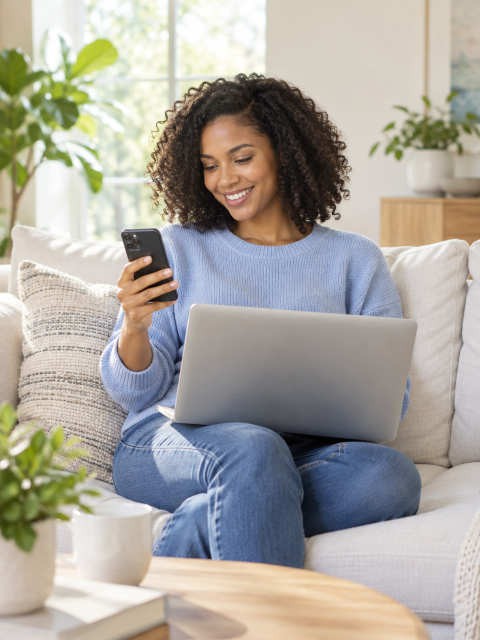
#> input picture clients/katapult/03-work/social/2026-11-organic/build/img/ai-laptop-woman-sofa-phone-01.jpg, 960 x 1280 px (shown at 1/2 size)
$ python -i build_templates.py   (imports and definitions only)
#> lines starting #> are read from the running program, lines starting #| are printed output that depends on the picture
"""Build the Katapult social templates (the Design System's Templates section) from the Figma source.

Source: Figma "Progressive Global - LAB", section "/templates - Katapult" (node 547:1042), 10 layouts x 4 ratios.
`figma/<slug>.jsx` is get_design_context output saved verbatim (assets in figma/assets/, Figma renders in figma/ref/).

Usage:
  python build_templates.py          -> html/<slug>.html (one standalone frame each, native size, for production
                                        and PNG export) + ds-templates-section.html (section#templates, injected
                                        into the Design System by inject_ds.py)
  python build_templates.py check    -> also renders every frame as Figma has it (Inter, original weights) next to
                                        the Figma render, into qa/<slug>.png, to check the rebuild by eye.

Type: the Figma frames use Inter as a stand-in because the Figma plugin cannot load Aktiv Grotesk. Every page here
renders in Aktiv Grotesk (the brand face, embedded from the Design System page) and can switch to Inter to compare
against Figma.
"""
from __future__ import annotations

import base64
import datetime as dt
import hashlib
import html
import io
import json
import re
import subprocess
import sys
from pathlib import Path

from PIL import Image

from tw2css import jsx_to_html

HERE = Path(__file__).resolve().parent
FIG = HERE / "figma"
OUT_HTML = HERE / "html"
SECTION_OUT = HERE / "ds-templates-section.html"
DS_FILE = HERE.parent / "katapult-social-system.html"
LOGO = HERE.parent / "identity" / "logo-katapuklt.svg"
FIGMA_URL = "https://www.figma.com/design/D8FpNuKI3uPGjCPqonIn3C/Progressive-Global---LAB?node-id=547-1042"
DS = "https://claude.ai/code/artifact/ee8bd24b-c2e4-4f39-b14b-4523c87c4704"
HUB = "https://claude.ai/code/artifact/2abbbef7-4ac3-4e9c-a431-7c37b8e05dcf"
LIB = "https://claude.ai/code/artifact/bc252c47-7c82-4376-ba50-383a10c1a576"
PDHUB = "https://claude.ai/code/artifact/91b3a212-4b8f-4cb4-ade3-0ae3b6122be6"
CHROME = [r"C:\Program Files\Google\Chrome\Application\chrome.exe",
          r"C:\Program Files (x86)\Google\Chrome\Application\chrome.exe"]

RATIOS = [("1x1", "1:1", 1200, 1200, "Feed square"), ("4x5", "4:5", 1080, 1350, "Feed portrait"),
          ("16x9", "16:9", 1920, 1080, "Landscape, video and display"), ("9x16", "9:16", 1080, 1920, "Stories and Reels")]
NODES = {
    "t01": ["547:1043", "547:1295", "547:1309", "547:1323"], "t02": ["547:1057", "547:1337", "547:1352", "547:1367"],
    "t03": ["547:1072", "547:1382", "547:1400", "547:1418"], "t04": ["547:1090", "547:1202", "547:1218", "547:1234"],
    "t05": ["547:1106", "547:1436", "547:1450", "547:1464"], "t06": ["547:1120", "547:1250", "547:1265", "547:1280"],
    "t07": ["547:1135", "547:1478", "547:1493", "547:1508"], "t08": ["547:1150", "547:1523", "547:1537", "547:1551"],
    "t09": ["547:1164", "547:1565", "547:1579", "547:1593"], "t10": ["547:1178", "547:1607", "547:1631", "547:1655"],
}
TEMPLATES = [
    ("t01", "full-image", "Full image",
     "A full-bleed lifestyle photo with a dark fade at the bottom. Headline, subline and CTA centered over the fade; disclaimer left and logo right in the footer.",
     "One strong lifestyle photo whose lower third is calm enough to carry white type.",
     "Lifestyle photo (full bleed, people as the focal point)"),
    ("t02", "split-panel-image", "Split panel, image",
     "Dark Blue panel with a stacked, left-aligned headline beside a photo panel. In 9:16 the panels stack, copy on top.",
     "A short, punchy three-beat headline and a lifestyle photo that works as a tall crop.",
     "Lifestyle photo (half frame)"),
    ("t03", "split-phone-hand", "Split, phone in hand",
     "Pink panel with a hand holding the Katapult app, overlapping a Dark Blue copy column with logo, centered headline, subline and CTA.",
     "App and how-it-works messages: download, apply, browse retailers.",
     "Hand holding a phone with the app screen"),
    ("t04", "product-row-3up", "Product row, 3-up",
     "Dark Blue with the Bounce arc. Logo, headline, subline and CTA top left; three product cutouts in a row below.",
     "Category or gear messages that show several products at once.",
     "Three product cutouts on transparent backgrounds"),
    ("t05", "hero-product-bleed-card", "Hero product, bleed",
     "Cream background, big Dark Blue headline across the top, one product bleeding off the bottom edge, subline and CTA beside it.",
     "One hero product and a warm, conversational headline.",
     "One large product cutout"),
    ("t06", "top-block-rounded-card", "Top block, photo card",
     "Pink background, centered logo, headline, subline and a Dark Blue CTA, over a rounded photo card.",
     "Home and lifestyle messages where the photo is the proof.",
     "Lifestyle photo (rounded card)"),
    ("t07", "top-block-product-circle", "Top block, product on circle",
     "Pink background, centered copy block, one product sitting on a soft Dark Blue to Pink circle.",
     "A single product launch or tech message.",
     "One product cutout"),
    ("t08", "typographic-statement", "Typographic statement",
     "Dark Blue, a four-line statement with the last line in Pink, subline and CTA; logo and disclaimer in the footer.",
     "Brand and manifesto messages with no product or photo.",
     "None, type only"),
    ("t09", "hero-photo-full-width", "Hero photo, full width",
     "Dark Blue top block with logo, headline (last word in Pink) and subline; photo across the bottom with the CTA over it.",
     "Lifestyle messages that need a big photo and a short headline.",
     "Lifestyle photo (bottom half)"),
    ("t10", "product-trio-circles", "Product trio, circles",
     "Dark Blue, centered headline and subline, three products on soft circles (center one larger), CTA below.",
     "Gear and category roundups with exactly three products.",
     "Three product cutouts"),
]


class Assets:
    """Dedupe assets by content and keep one compressed data URI per unique file."""

    def __init__(self):
        self.by_path: dict[str, str] = {}
        self.uri: dict[str, str] = {}

    # [17 lines left out: function __call__, not called in this run]


REGULAR = HERE / "fonts" / "aktiv-grotesk-400.woff"
# Headlines are set in Aktiv Grotesk Regular (decision 2026-10-13). In this Figma set the only Bold/SemiBold
# text is the headline, so every 600/700 weight becomes 400.
HEADLINE_WEIGHT = "400"


# [15 lines left out: functions regular_face, fonts, not called in this run]


def regular_headlines(body: str) -> str:
    return re.sub(r"font-weight:(600|700)", "font-weight:" + HEADLINE_WEIGHT, body)


INTER = '<link rel="stylesheet" href="https://fonts.googleapis.com/css2?family=Inter:wght@400;500;600;700&display=swap">'
FRAME_CSS = """
.art{position:relative;overflow:hidden;--kfont:"Aktiv Grotesk","Inter","Helvetica Neue",Arial,sans-serif;font-family:var(--kfont)}
.art p{margin:0}
.art[data-font="inter"],[data-font="inter"] .art{--kfont:"Inter","Helvetica Neue",Arial,sans-serif}
"""

BTN_JS = """function fitButtons(root){(root||document).querySelectorAll('[data-name="Button"]').forEach(b=>{
if(b.dataset.t===undefined){b.dataset.t=b.style.top||'';b.dataset.l=b.style.left||'';}
b.style.zoom=1;const z=446/b.offsetWidth;b.style.zoom=z;
if(b.style.position==='absolute'){['t','l'].forEach(k=>{const v=b.dataset[k],p=k==='t'?'top':'left';
if(/^-?[\\d.]+px$/.test(v))b.style[p]=(parseFloat(v)/z)+'px';});}});}
document.fonts.ready.then(()=>fitButtons());fitButtons();"""


# [35 lines left out: functions standalone, build, not called in this run]


def qa(data) -> None:
    """Figma render next to the frame as Figma has it (Inter, original weights): checks the rebuild itself."""
    chrome = next(c for c in CHROME if Path(c).exists())
    qdir = HERE / "qa"
    qdir.mkdir(exist_ok=True)
    for t in data:
        for f in t["frames"]:
            shot = qdir / f"{f['slug']}-html.png"
            page = OUT_HTML / f"_figma-{f['slug']}.html"
            subprocess.run([chrome, "--headless=new", "--disable-gpu", "--hide-scrollbars", "--force-device-scale-factor=1",
                            f"--window-size={f['w']},{f['h']}", "--virtual-time-budget=5000",
                            f"--screenshot={shot}", page.as_uri() + "#inter"], capture_output=True, timeout=120)
            page.unlink()
            ref = Image.open(FIG / "ref" / f"{f['slug']}.png").convert("RGB")
            got = Image.open(shot).convert("RGB")
            hh = 900
            ref = ref.resize((round(ref.width * hh / ref.height), hh))
            got = got.resize((round(got.width * hh / got.height), hh))
            sheet = Image.new("RGB", (ref.width + got.width + 20, hh), "white")
            sheet.paste(ref, (0, 0))
            sheet.paste(got, (ref.width + 20, 0))
            sheet.save(qdir / f"{f['slug']}.png")
            shot.unlink()
    print("qa sheets in", qdir)


# [21 lines left out: function render_section, not called in this run]


SECTION = r"""<section class="block" id="templates">
__INTER__
<style>
__REGULAR__
/* Social templates: ten layouts x four ratios, rebuilt from Figma 547:1042. Scoped to #templates. */
#templates .kt-index{display:flex;flex-wrap:wrap;gap:6px 16px;font-size:14px}
#templates .kt-index a{text-decoration:none;border-bottom:1px solid var(--rule);padding-bottom:1px}
#templates .kt-index a:hover{border-color:var(--accent)}
#templates .kt-index b,#templates .kt-num{color:var(--accent);font-weight:700}
#templates .kt-bar{position:sticky;top:env(safe-area-inset-top,0px);z-index:4;background:var(--bg);display:flex;flex-wrap:wrap;gap:8px 18px;align-items:center;padding-block:10px;border-block:1px solid var(--rule)}
#templates .kt-row{display:flex;flex-wrap:wrap;gap:6px;align-items:center}
#templates .kt-chip{font:500 13px/1 var(--font-brand);border:1px solid var(--rule-strong);background:var(--panel);color:var(--ink);border-radius:999px;padding:7px 12px;cursor:pointer}
#templates .kt-chip:hover{border-color:var(--accent)}
#templates .kt-chip[aria-pressed="true"]{background:var(--ink);border-color:var(--ink);color:var(--bg)}
#templates .kt-spec{display:grid;grid-template-columns:minmax(0,1.3fr) minmax(0,1fr);gap:8px 32px;font-size:15px;color:var(--ink-2)}
#templates .kt-spec p{margin:0}
#templates .kt-spec dl{display:grid;grid-template-columns:auto 1fr;gap:4px 14px;margin:0}
#templates .kt-spec dt{font-size:11px;font-weight:700;letter-spacing:.08em;text-transform:uppercase;line-height:2}
#templates .kt-spec dd{margin:0;color:var(--ink)}
#templates .kt-frames{display:grid;gap:18px;grid-template-columns:1fr 0.8fr 1.78fr 0.5625fr;align-items:end}
#templates .kt-fr{margin:0;display:grid;gap:8px;min-width:0}
#templates .kt-stage{width:100%;max-width:100%;background:var(--code-bg);position:relative;overflow:hidden;border-radius:2px}
#templates .kt-stage .art{position:absolute;left:0;top:0;transform-origin:0 0}
#templates figcaption{display:flex;flex-wrap:wrap;gap:2px 10px;font-size:12.5px;line-height:1.4}
#templates.kt-only .kt-fr{display:none}
#templates.kt-only .kt-fr.on{display:grid}
#templates.kt-only .kt-frames{grid-template-columns:repeat(auto-fit,minmax(min(100%,420px),640px))}
#templates [contenteditable="true"]{outline:2px dashed rgba(237,83,112,.7);outline-offset:4px;cursor:text}
@media (max-width:900px){#templates .kt-frames{grid-template-columns:1fr 1fr}#templates .kt-spec{grid-template-columns:1fr}}
@media (max-width:520px){#templates .kt-frames{grid-template-columns:1fr}}
__FRAMECSS__
</style>
  <div class="wrap">
    <div class="block-head">
      <span class="label">Social templates</span>
      <h2>Ten layouts, four ratios: start every post here</h2>
      <p class="prose muted">Every Katapult social piece starts from one of these. Pick the layout by the imagery you have, then swap the copy and the photo or product; keep every position, size and spacing, the pill CTA, the logo and the disclaimer. Rebuilt one to one from the <a href="__FIGMA__" target="_blank" rel="noopener">Figma template set</a> (node 547:1042). Headlines are Aktiv Grotesk Regular. Product and photo slots hold the Figma placeholders.</p>
      <p class="prose muted">Long copy: rebreak the lines first, then widen the box if the layout has room, and only then step the size down. Each frame also exists as a standalone file in <code>clients/katapult/01-brand/templates/html/</code> for production and PNG export.</p>
      <nav class="kt-index" aria-label="Templates">__INDEX__</nav>
    </div>
    <div class="kt-bar" role="region" aria-label="Template view options">
      <div class="kt-row" id="kt-ratio"><span class="label">Ratio</span>
        <button class="kt-chip" type="button" data-v="" aria-pressed="true">All</button>
        <button class="kt-chip" type="button" data-v="1:1" aria-pressed="false">1:1</button>
        <button class="kt-chip" type="button" data-v="4:5" aria-pressed="false">4:5</button>
        <button class="kt-chip" type="button" data-v="16:9" aria-pressed="false">16:9</button>
        <button class="kt-chip" type="button" data-v="9:16" aria-pressed="false">9:16</button>
      </div>
      <div class="kt-row" id="kt-font"><span class="label">Type</span>
        <button class="kt-chip" type="button" data-v="aktiv" aria-pressed="true">Aktiv Grotesk</button>
        <button class="kt-chip" type="button" data-v="inter" aria-pressed="false">Inter (as in Figma)</button>
      </div>
      <div class="kt-row"><button class="kt-chip" type="button" id="kt-edit" aria-pressed="false">Edit copy</button></div>
    </div>
__BLOCKS__
  </div>
<script type="application/json" id="kt-assets">__ASSETS__</script>
<script>
(function(){
  __BTNJS__
  var sec = document.getElementById('templates');
  var A = JSON.parse(document.getElementById('kt-assets').textContent);
  sec.querySelectorAll('img[data-a]').forEach(function(i){ i.src = A[i.dataset.a]; });
  function fit(){ sec.querySelectorAll('.kt-stage').forEach(function(s){
    var a = s.firstElementChild; a.style.transform = 'scale(' + (s.clientWidth / +a.dataset.w) + ')'; }); }
  fit(); new ResizeObserver(fit).observe(sec);
  function press(box, b){ box.querySelectorAll('.kt-chip').forEach(function(x){ x.setAttribute('aria-pressed', x === b ? 'true' : 'false'); }); }
  document.getElementById('kt-ratio').addEventListener('click', function(e){
    var b = e.target.closest('.kt-chip'); if (!b) return; press(e.currentTarget, b);
    sec.classList.toggle('kt-only', !!b.dataset.v);
    sec.querySelectorAll('.kt-fr').forEach(function(f){ f.classList.toggle('on', f.dataset.ratio === b.dataset.v); });
    fit();
  });
  document.getElementById('kt-font').addEventListener('click', function(e){
    var b = e.target.closest('.kt-chip'); if (!b) return; press(e.currentTarget, b);
    sec.querySelectorAll('.art').forEach(function(a){ if (b.dataset.v === 'inter') a.dataset.font = 'inter'; else delete a.dataset.font; });
    document.fonts.ready.then(function(){ fitButtons(sec); });
  });
  document.getElementById('kt-edit').addEventListener('click', function(e){
    var on = e.currentTarget.getAttribute('aria-pressed') !== 'true';
    e.currentTarget.setAttribute('aria-pressed', on ? 'true' : 'false');
    sec.querySelectorAll('.art p').forEach(function(p){ if (on) p.setAttribute('contenteditable', 'true'); else p.removeAttribute('contenteditable'); });
  });
})();
</script>
</section>"""

# [2 lines not run here, left out]

>>> import cv2
>>> picture = cv2.imread('../../03-work/social/2026-11-organic/build/img/ai-laptop-woman-sofa-phone-01.jpg', cv2.IMREAD_GRAYSCALE)
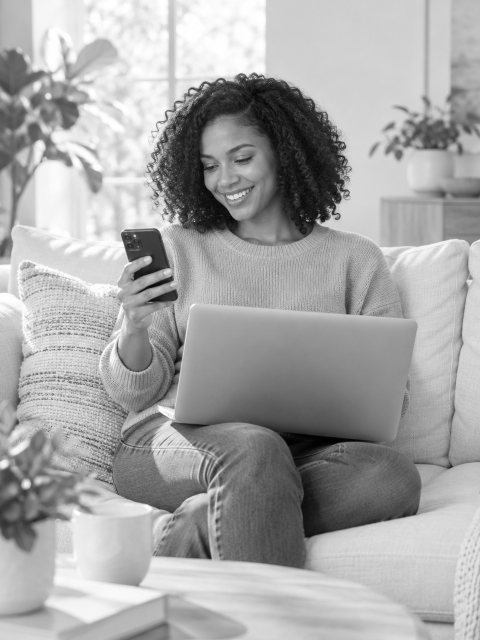
#> picture: shape (1280, 960) (shown at 1/2 size); min 0, max 255, mean 166
#> (the run stopped early here; a loop or call above may not have finished)

$ run again, on clients/katapult/03-work/social/2026-11-organic/build/img/ai-phone-man-kitchen-thinking-01.jpg
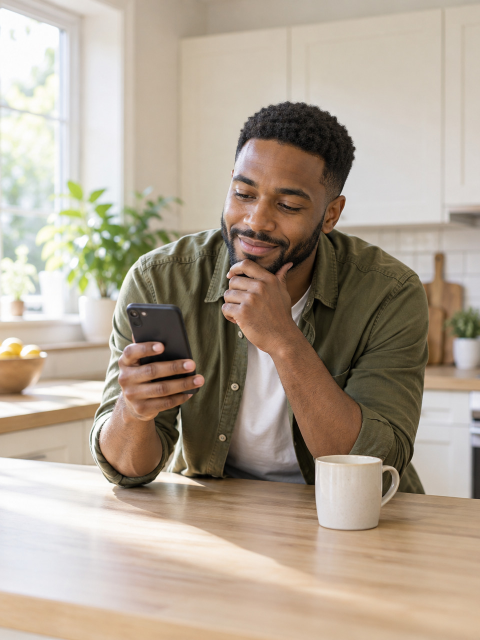
#> input picture clients/katapult/03-work/social/2026-11-organic/build/img/ai-phone-man-kitchen-thinking-01.jpg, 960 x 1280 px (shown at 1/2 size)
#> `picture = cv2.imread('../../03-work/social/2026-11-organic/build/img/a..`:
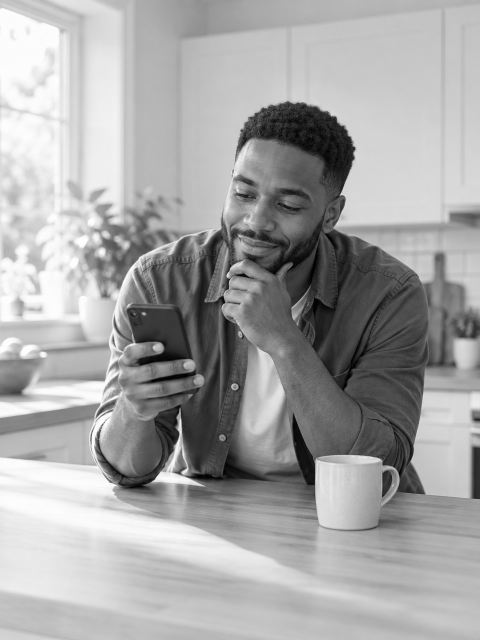
#> picture: shape (1280, 960) (shown at 1/2 size); min 0, max 255, mean 165.1

$ run again, on clients/katapult/03-work/social/2026-11-organic/build/img/ai-phone-woman-new-headphones-01.jpg
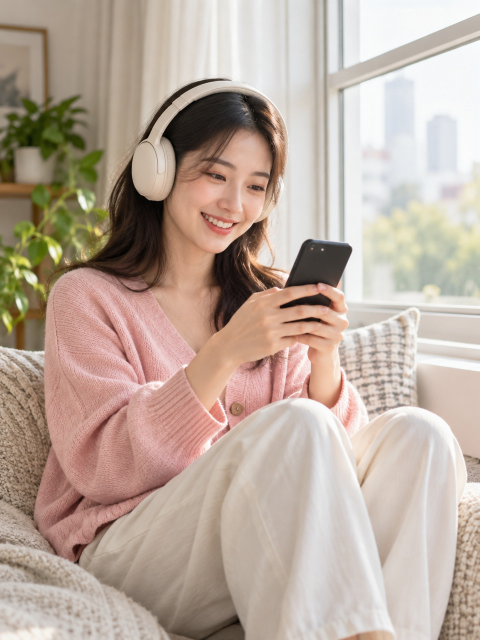
#> input picture clients/katapult/03-work/social/2026-11-organic/build/img/ai-phone-woman-new-headphones-01.jpg, 960 x 1280 px (shown at 1/2 size)
#> `picture = cv2.imread('../../03-work/social/2026-11-organic/build/img/a..`:
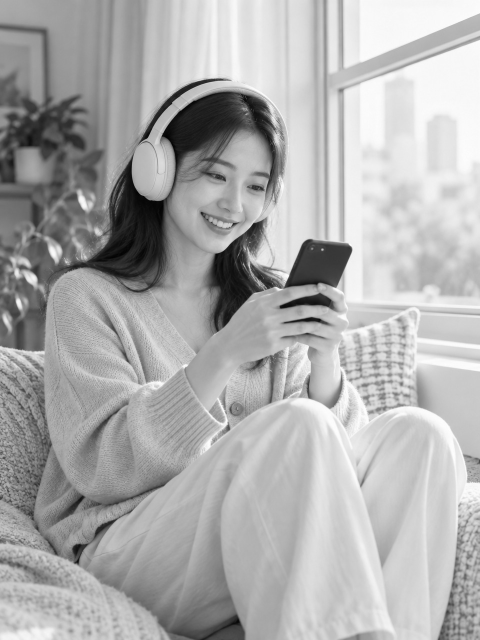
#> picture: shape (1280, 960) (shown at 1/2 size); min 0, max 255, mean 173.3

$ run again, on clients/katapult/03-work/social/2026-11-organic/build/img/ai-together-couple-living-room-01.jpg
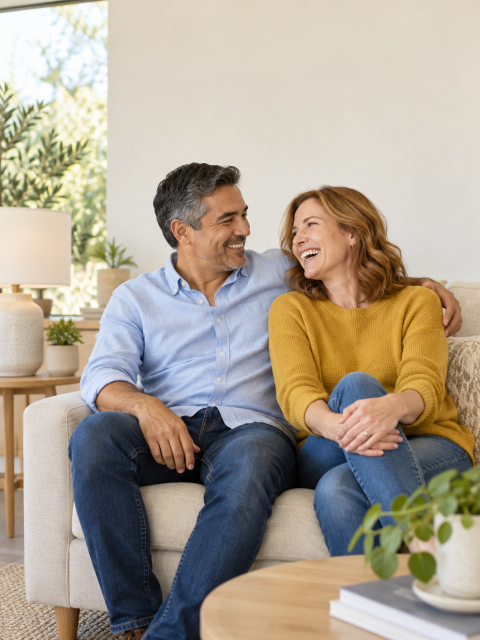
#> input picture clients/katapult/03-work/social/2026-11-organic/build/img/ai-together-couple-living-room-01.jpg, 960 x 1280 px (shown at 1/2 size)
#> `picture = cv2.imread('../../03-work/social/2026-11-organic/build/img/a..`:
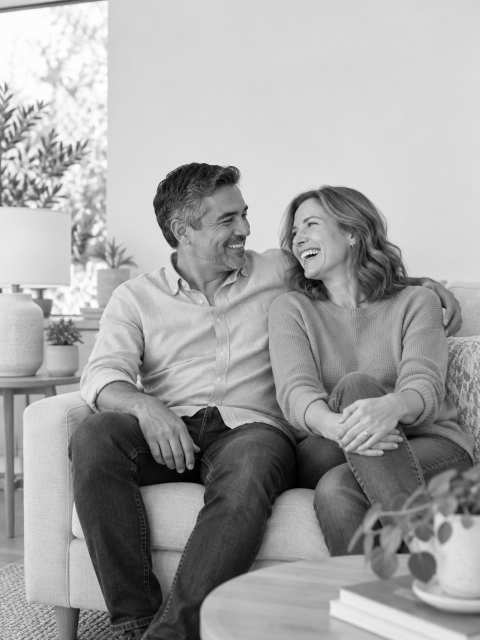
#> picture: shape (1280, 960) (shown at 1/2 size); min 0, max 255, mean 163.7
